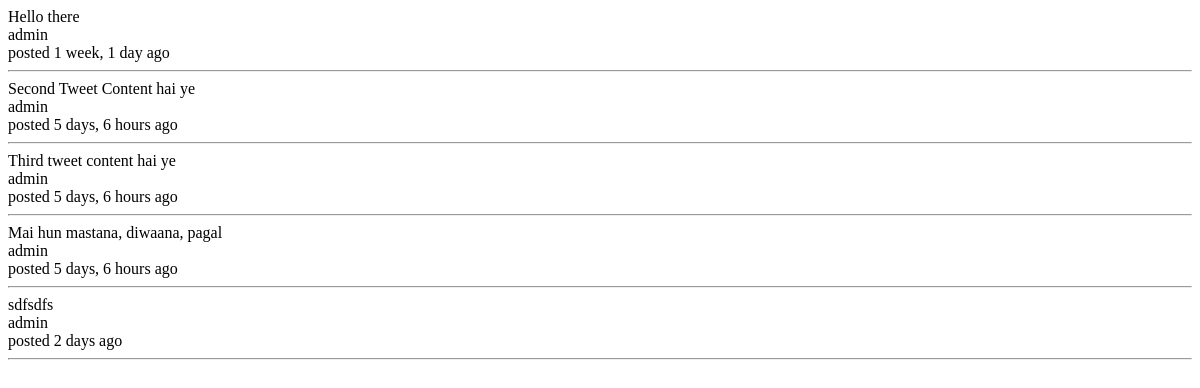
The page /tweet/ on the database as committed earlier.
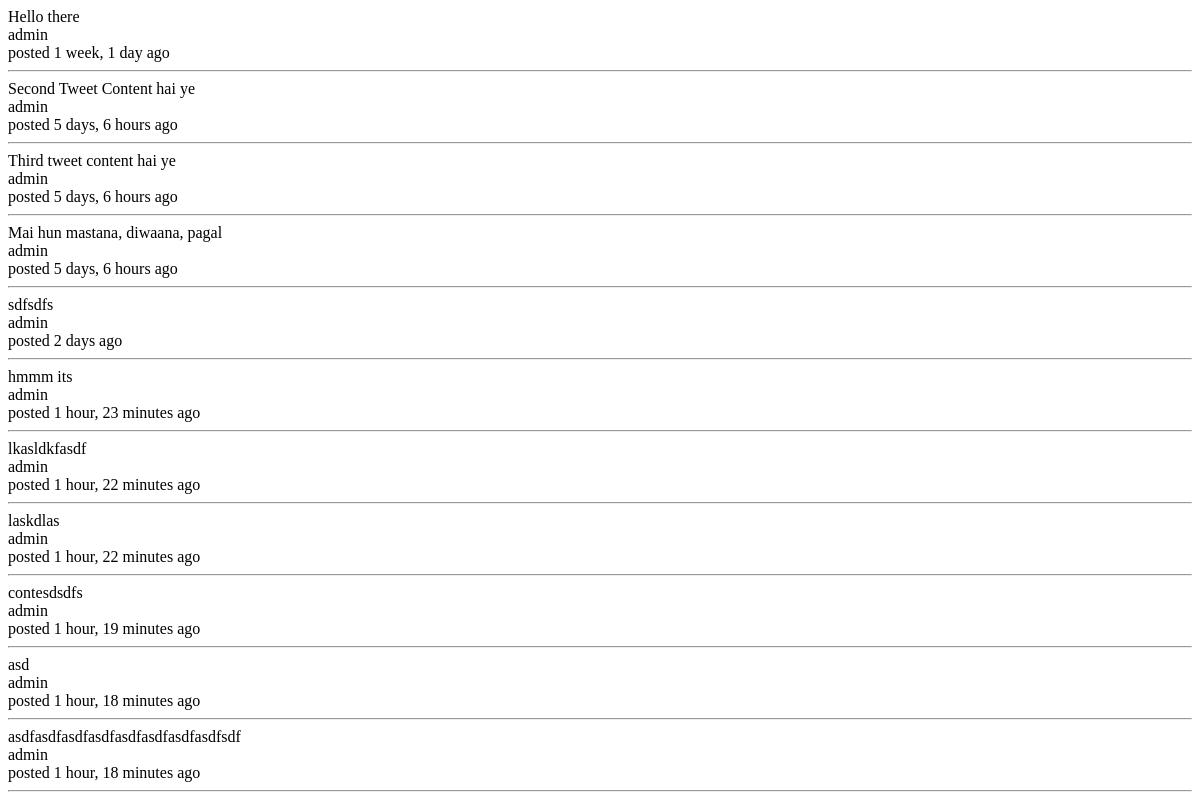
The same page on the database as committed later.
### tweets/models.py (models this page shows, shortened)
class Tweet(models.Model):
    content = models.CharField(max_length=140, validators=[validate_content])
    updated = models.DateTimeField(auto_now=True)
    timestamp = models.DateTimeField(auto_now_add=True)
    user = models.ForeignKey(settings.AUTH_USER_MODEL)

### tweets/views.py (the view)
class TweetListView(ListView):
    template_name = "tweets/list_view.html"
    queryset = Tweet.objects.all()
    def get_context_data(self, *args, **kwargs):
        context = super(TweetListView, self).get_context_data(*args, **kwargs)
        context["another_list"] = Tweet.objects.all()
        return context

### tweets/templates/tweets/list_view.html
{% for object in object_list %}
	{{ object.content }}<br/>
	{{ object.user }}<br/>
	posted {{ object.timestamp|timesince }} ago<br/>
	<hr>
{% empty %}
	<p>No tweets yet.</p>
{% endfor %}

Rows that differ between the two databases and show on the page:
added Tweet: content "hmmm its", user "admin", timestamp "1 hour, 23 minutes"
added Tweet: content "lkasldkfasdf", user "admin", timestamp "1 hour, 22 minutes"
added Tweet: content "laskdlas", user "admin", timestamp "1 hour, 22 minutes"
added Tweet: content "contesdsdfs", user "admin", timestamp "1 hour, 19 minutes"
added Tweet: content "asd", user "admin", timestamp "1 hour, 18 minutes"
added Tweet: content "asdfasdfasdfasdfasdfasdfasdfasdfsdf", user "admin", timestamp "1 hour, 18 minutes"
